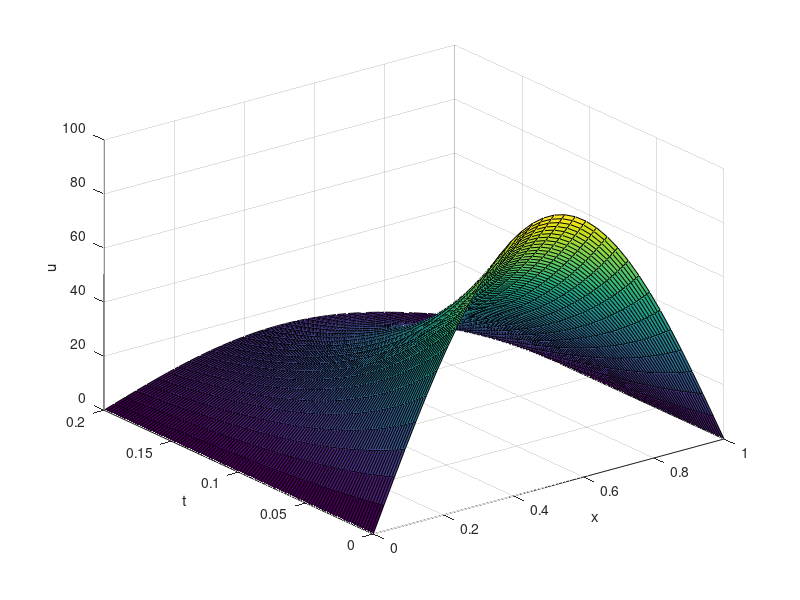
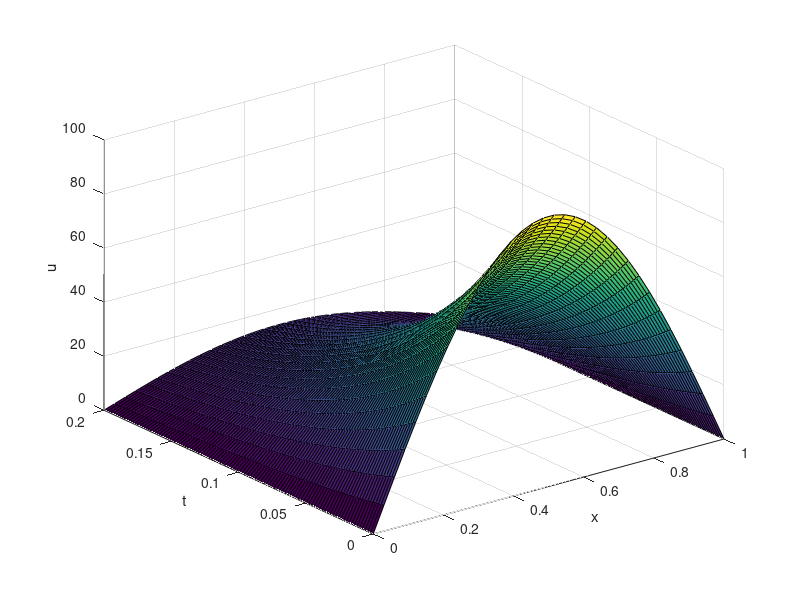
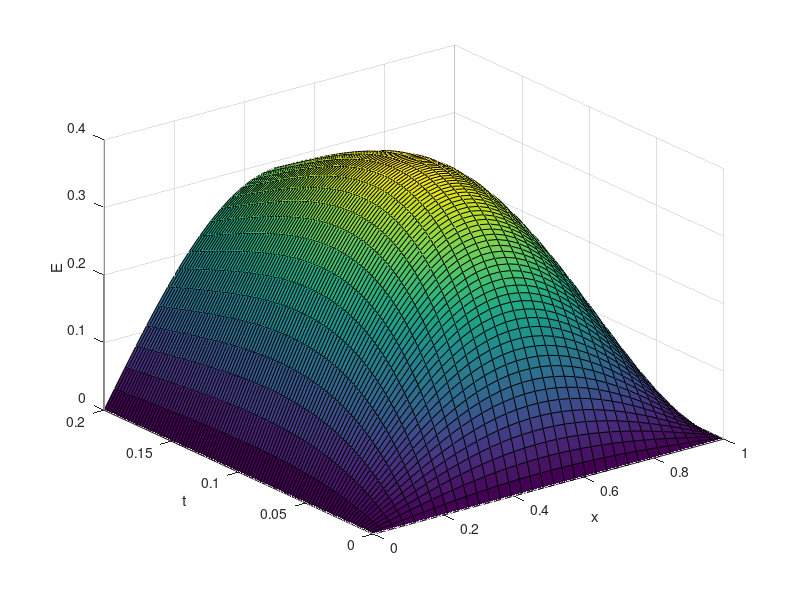
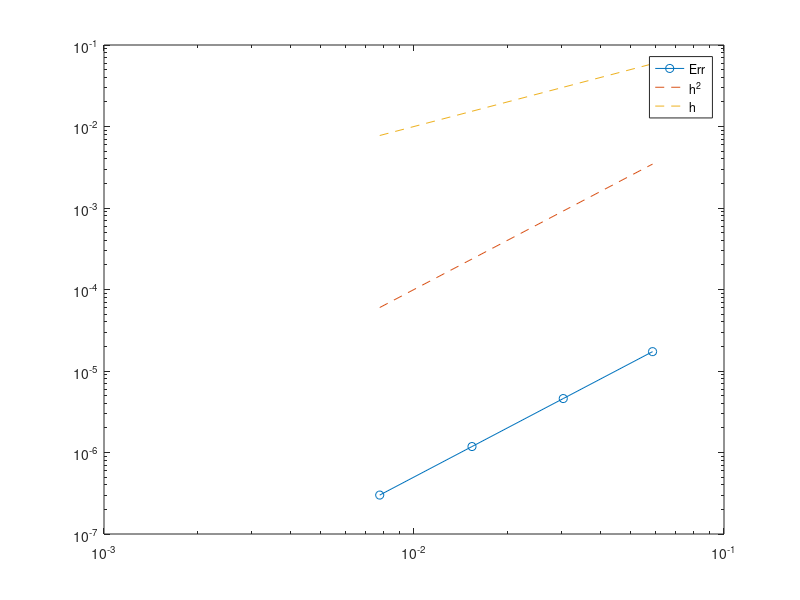

Reproduce these figures in MATLAB, in order. (Note: this script raises an error after producing the figures.)
% Errore calore

%% Poisson
close all
clear 

xspan = [0 1];
alpha = 1;
beta = -1;

num_h = 5;
E = zeros(num_h, 1);
h_vec = zeros(num_h, 1);
c = 1;
for exponent=1:num_h
    n=2^(8 - exponent);
    
    h_vec(c) = 1/(n+1);
    h = 1/(n+1);
    
    A = zeros(n, n);
    for i=1:n
        for j=1:n
            if i == j
                A(i, j) = 2/h^2;
            elseif i == j+1 || i == j-1
                A(i, j) = -1/h^2;
            end
        end
    end
    
    f = ones(n, 1);
    f(1) = f(1) + alpha/h^2;
    f(n) = f(n) + beta/h^2;
    
    U = A\f;
    
    U_tilde = [alpha; U; beta];
    
    points = zeros(n+1, 1);
    for i=1:(n+1)
        points(i) = i*h;
    end
    
    points = [0; points];
    
    u = @(x) -1/2 * x.^2 -3/2*x + 1;
    u_e = u(points);

    E(exponent) = norm(u_e-U_tilde, 'inf');
    
    %figure(1)
    %plot(points, U_tilde, '--', points, u_e)

    c = c+1;
end

figure(2)
loglog(h_vec, E, 'o-', h_vec, h_vec.^2, '--', h_vec, h_vec, '--')
legend('Err', 'h^2', 'h')

%% Poisson (b)

xspan = [0 1];
alpha = 1;
beta = -1;

num_h = 4;
E = zeros(num_h, 1);
h_vec = zeros(num_h, 1);
c = 1;
for exponent=1:num_h
    n=2^(8 - exponent);
    
    h_vec(c) = 1/(n+1);
    h = 1/(n+1);
    
    A = zeros(n, n);
    for i=1:n
        for j=1:n
            if i == j
                A(i, j) = 2/h^2;
            elseif i == j+1 || i == j-1
                A(i, j) = -1/h^2;
            end
        end
    end

    
    points = zeros(n+1, 1);
    for i=1:(n+1)
        points(i) = i*h;
    end
    
    points = [0; points];
    
    f = sin(points(2:end-1));
    f(1) = f(1) + alpha/h^2;
    f(n) = f(n) + beta/h^2;
    
    U = A\f;
    
    U_tilde = [alpha; U; beta];
    
    u = @(x) (-sin(1)-2)*x+1+sin(x);
    u_e = u(points);

    E(exponent) = norm(u_e-U_tilde, 'inf');
    
    %figure(3)
    %plot(points, U_tilde, '--', points, u_e)

    c = c+1;
end

figure(4)
loglog(h_vec, E, 'o-', h_vec, h_vec.^2, '--', h_vec, h_vec, '--')
legend('Err', 'h^2', 'h')

%% Calore

xspan = [0 1];
T_f = 0.2;
tspan = [0 T_f];
alpha = 0;
beta = 0;
n = 100;
m = 50;

h = 1/(n+1);

A = zeros(n, n);
for i=1:n
    for j=1:n
        if i == j
            A(i, j) = 2/h^2;
        elseif i == j+1 || i == j-1
            A(i, j) = -1/h^2;
        end
    end
end

points = zeros(n+1, 1);
for i=1:(n+1)
    points(i) = i*h;
end

delta_t = T_f/m;
times = zeros(m, 1);
for i=1:m
    times(i) = tspan(1)+i*delta_t;
end

U = zeros(m, n);
U(1, :) = 100*sin(pi*points(1:end-1)); 
delta_t = T_f/m;
for k=1:m-1
    I = eye(n);

    U(k+1, :) = (I + delta_t*A)\U(k, :)';
end

[X, T] = meshgrid(points(1:end-1), times);  % Crea una griglia di punti per x e t

figure(5)
surf(X, T, U)  % Plotta i dati come una superficie
xlabel('x')
ylabel('t')
zlabel('u')

%% Errore Calore 
clear

xspan = [0 1];
T_f = 0.2;
tspan = [0 T_f];
alpha = 0;
beta = 0;
m = 100;

num_h = 4;
E = zeros(num_h, 1);
h_vec = zeros(num_h, 1);
c = 1;
for exponent=1:num_h
    n=2^(9 - exponent);
    
    h_vec(c) = 1/(n+1);
    h = 1/(n+1);
    
    A = zeros(n, n);
    for i=1:n
        for j=1:n
            if i == j
                A(i, j) = 2/h^2;
            elseif i == j+1 || i == j-1
                A(i, j) = -1/h^2;
            end
        end
    end
    
    points = zeros(1, n);
    for i=1:n
        points(i) = i*h;
    end

    points = [xspan(1) points xspan(2)];
    
    U = zeros(m, n);
    U(1, :) = 100*sin(pi*points(2:end-1));
    delta_t = T_f/m;
    for k=1:m
        I = eye(n);
    
        U(k+1, :) = (I + delta_t*A)\U(k, :)';
    end

    % Aggiungere termini di bordo a U (tipo U_tild di prima)  !!
    U = [zeros(m+1, 1) U zeros(m+1, 1)];
    
    times = zeros(m, 1);
    for i=1:m
        times(i) = tspan(1)+i*delta_t;
    end

    times = [tspan(1); times];
    
    e = exp(1);
    u = @(x, t) 100*e.^(-pi^2*t).*sin(pi*x);
    u_e = u(points, times);
    
    for k=1:m
        E(exponent, k) = norm(u_e(k, :)-U(k, :), 'inf');
    end

    c = c+1;
end

[X, T] = meshgrid(points, times);  % Crea una griglia di punti per x e t

figure(6)
surf(X, T, U)  % Plotta i dati come una superficie
xlabel('x')
ylabel('t')
zlabel('u')

[rows_E, ~] = size(E);
E_inf = zeros(1, rows_E);
for i=1:rows_E
    E_inf(i) = norm(E(i, :));
end

figure(7)
loglog(h_vec, E_inf, h_vec, h_vec, '--', h_vec, h_vec.^2, '--')

%%
close all

figure(1)
surf(X, T, u_e)
xlabel('x')
ylabel('t')
zlabel('u')

figure(2)
surf(X, T, U)
xlabel('x')
ylabel('t')
zlabel('u')

figure(3)
surf(X, T, abs(u_e-U))
xlabel('x')
ylabel('t')
zlabel('E')

%% Calore con Neumann

xspan = [0 1];
T_f = 0.2;
tspan = [0 T_f];
alpha = 0;
beta = 0;
n = 100;
m = 50;

h = (xspan(2)-xspan(1))/(n+1);

A = zeros(n+2, n+2);
for i=1:n+2
    for j=1:n+2
        if i == j
            A(i, j) = 2/h^2;
        elseif i == j+1 || i == j-1
            A(i, j) = -1/h^2;
        end
    end
end

A(1, 2) = -2/h^2;
A(n+2, n+1) = -2/h^2;

points = zeros(n+2, 1);
for i=1:(n+2)
    points(i) = xspan(1) + i*h;
end

U = zeros(m, n+2);
u0 = @(x) (x >= 0.4).*(x <= 0.6);
U(1, :) = u0(points);

delta_t = T_f/m;
for k=1:m-1
    I = eye(n+2);

    U(k+1, :) = (I + delta_t*A)\U(k, :)';
end

[X, T] = meshgrid(points(2:end-1), times);  % Crea una griglia di punti per x e t

figure(5)
surf(T, X, U(:, 2:end-1))  % Plotta i dati come una superficie
xlabel('t')
ylabel('x')
zlabel('u')